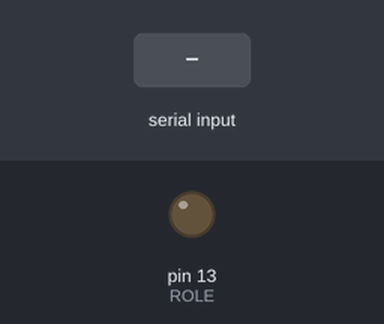
Simulated run of this sketch. Board: Arduino Uno, built with avr-gcc and run on an emulated ATmega328P. On the bench: output pins drawn as LEDs (lit = HIGH). Inputs (shaded band) come from the test bench.

Above: at 1.2 s.
1.3 s: "a" received over the second serial link
At 2.2 s:
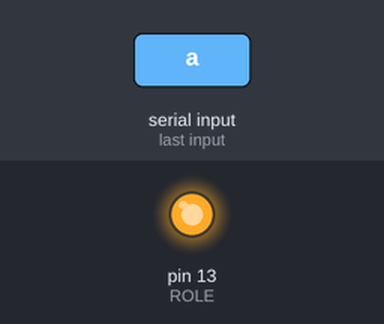
2.8 s: "b" received over the second serial link
At 3.4 s:
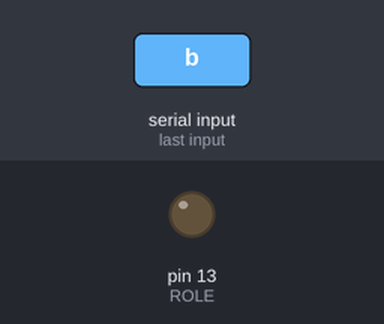
Timing chart, 0 to 5.8 s (numbered marks = the images above; inputs shaded):
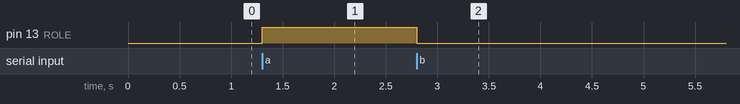

Measured:
- after the input at 1.3 s, pin 13 (ROLE): LOW → HIGH at once
- after the input at 2.8 s, pin 13 (ROLE): HIGH → LOW at once

The sketch:

lamba.ino
```cpp
#include <SoftwareSerial.h>

SoftwareSerial bluetoothModulu(0, 1);
const int ROLE = 13;

void setup()
{
  bluetoothModulu.begin(9600); /* Bluetooth haberleşmesi */
  pinMode(ROLE, OUTPUT);
}

char okunanKarakter; /* okunan verilerin kaydedileceği değişken */
void loop()
{
 while (bluetoothModulu.available() > 0) { /* Yeni veri var mı */
    okunanKarakter = bluetoothModulu.read(); /* Yeni veriyi okunanKarakter degiskenine kaydet */
    switch (okunanKarakter) { /* Okunan karaktere göre işlem yap */
      case 'a': /* gelen karakterin işlem karşılığı */
        digitalWrite(ROLE, HIGH);
        break;
      case 'b':
        digitalWrite(ROLE, LOW);
        break;
    } /* Switch sonu */
  }/* While sonu*/
}/* Loop sonu */
```
